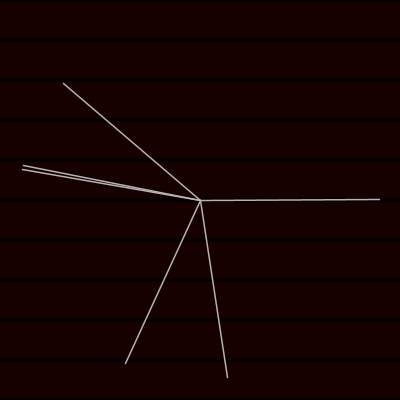
Frame 1 (no input)
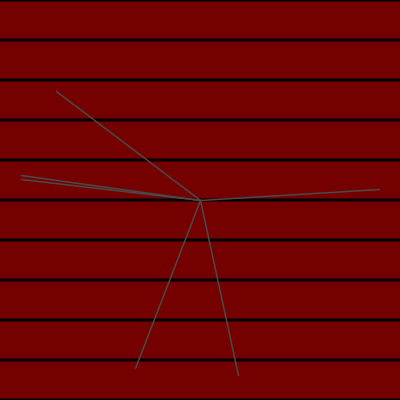
Frame 60 (the mouse pressed at the canvas centre just before this capture)
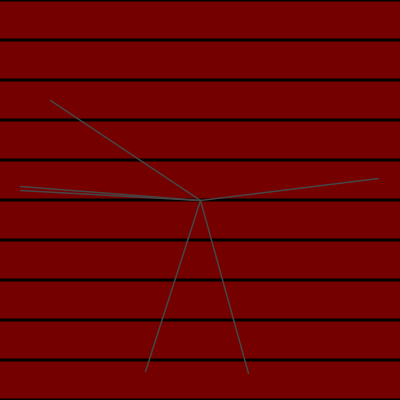
Frame 120 (the mouse held since frame 60 and released just before this capture)

The Processing sketch that drew these frames (run headless with seeded random() and noise(); from frame 60 on, the mouse is pressed at the canvas centre):

// Processing sketch: GD105_Spr24_Ehuq_A3R2
// ── GD105_Spr24_Ehuq_A3R2.pde
/* Revision: I'm mostly satisfied with this as an art piece, but I want to see if I can make the 
division of the background by the hours a little more obvious. Nor obvious as a timepiece
necessarily, but just more obviously divided rather than merely a flat plane. I should maybe do
this with rectangles instead of lines.
Update: Rectangles was the answer, also I forgot to modulo the hour by 12. This piece is now in
line with my intentions for it - the hours indicator behaves as I wanted it to.

After two over-complicated ideas, I decided to approach this more like an art project
than an engineering problem, and programmed this more or less stream-of-consciousness.
I had no plan, and I think that shows, but I also think this is more interesting than
my first two ideas, which had I been able to execute them, I would not have been as 
proud of as I am of this. */

float hourHandHeight;

void setup(){
  size(400, 400);
  windowTitle("The Clock Piece mk.III");
}

void draw(){
  background(0);
  //hourHandHeight = height / 12 * hour();
  
  //Divide the background evenly into a number of sections equal to the present hour, and give them
  //a glitchy weird color effect.
  colorMode(HSB, 1, 100, 100);
  noStroke();
  fill(/*hue*/ random(hour()), /*saturation*/ 100, /*brightness*/ lerp(0, 50, abs(sin(map(millis() * 0.125, 0, 1000, 0, TAU)))));
  for (int i = 0; i < hour()%12; i++) {
    rect(0, height / (hour() % 12) * i + 1.5, width, height / (hour() % 12) - 3);
  }
  
  //A spidery collection of radial lines determined by the current minutes of the present hour. 
  colorMode(HSB, 360, 100, 100);
  translate(width/2, height/2);
  rotate(frameCount * -0.001);
  stroke(lerpColor(100, 255, sin(map(millis(), 0, 1000, 0, TAU))));
  strokeWeight(1.5);
  for (int i = 0; i < minute(); i++) {
    float minRad = width * 0.45;
    line(0, 0, minRad * cos(TAU / map(i, 0, 60, TAU * -0.25, TAU * 0.75) * i), minRad * sin(TAU / map(i, 0, 60, TAU * -0.25, TAU * 0.75) * i));
  }
  
  if (frameCount == 1) {save("GD105 Clock Piece output.png");}
}
